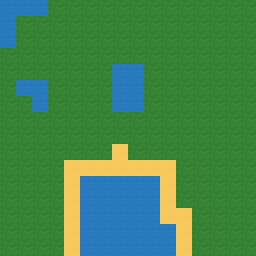

Tiled map render using the project's own tile images. Description and the whole map definition, tile-layer contents included, below:
An orthogonal 16x16 tile map with 16x16 px tiles, 3 tile layers (underterrain, terrain, overterrain) and 6 objects.

<map version="1.0" orientation="orthogonal" renderorder="right-down" width="16" height="16" tilewidth="16" tileheight="16" nextobjectid="74">
 <tileset firstgid="1" name="tileset" tilewidth="16" tileheight="16" tilecount="100" columns="10">
  <image source="tileset.png" width="160" height="160" />
 </tileset>
 <layer name="underterrain" width="16" height="16">
  <data encoding="csv">
0,0,0,0,0,0,0,0,0,0,0,0,0,0,0,0,
0,0,0,0,0,0,0,0,0,0,0,0,0,0,0,0,
0,0,0,0,0,0,0,0,0,0,0,0,0,0,0,0,
0,0,0,0,0,0,0,0,0,0,0,0,0,0,0,0,
0,0,0,0,0,0,0,0,0,0,0,0,0,0,0,0,
0,0,0,0,0,0,0,0,0,0,0,0,2,0,0,0,
0,0,0,0,0,0,0,0,0,0,0,0,0,0,0,0,
0,0,0,0,0,0,0,0,0,0,0,0,0,0,0,0,
0,0,0,0,0,0,0,0,0,0,0,0,0,0,0,0,
0,0,0,0,0,0,0,0,0,0,0,0,0,0,0,0,
0,0,0,0,0,0,0,0,0,0,0,0,0,0,0,0,
0,0,0,0,0,0,0,0,0,0,0,0,0,0,0,0,
0,0,0,0,0,0,0,0,0,0,0,0,0,0,0,0,
0,0,0,0,0,0,0,0,0,0,0,0,0,0,0,0,
0,0,0,0,0,0,0,0,0,0,0,0,0,0,0,0,
0,0,0,0,0,0,0,0,0,0,0,0,0,0,0,0
</data>
 </layer>
 <layer name="terrain" width="16" height="16">
  <data encoding="csv">
7,7,7,2,2,2,2,2,2,2,2,2,2,2,2,2,
7,2,2,2,2,2,2,2,2,2,2,2,2,2,2,2,
7,2,2,2,2,2,2,2,2,2,2,2,2,2,2,2,
2,2,2,2,2,2,2,2,2,2,2,2,2,2,2,2,
2,2,2,2,2,2,2,7,7,2,2,2,2,2,2,2,
2,7,7,2,2,2,2,7,7,2,2,2,2,2,2,2,
2,2,7,2,2,2,2,7,7,2,2,2,2,2,2,2,
2,2,2,2,2,2,2,2,2,2,2,2,2,2,2,2,
2,2,2,2,2,2,2,2,2,2,2,2,2,2,2,2,
2,2,2,2,2,2,2,6,2,2,2,2,2,2,2,2,
2,2,2,2,6,6,6,6,6,6,6,2,2,2,2,2,
2,2,2,2,6,7,7,7,7,7,6,2,2,2,2,2,
2,2,2,2,6,7,7,7,7,7,6,2,2,2,2,2,
2,2,2,2,6,7,7,7,7,7,6,6,2,2,2,2,
2,2,2,2,6,7,7,7,7,7,7,6,2,2,2,2,
2,2,2,2,6,7,7,7,7,7,7,6,2,2,2,2
</data>
 </layer>
 <layer name="overterrain" width="16" height="16">
  <data encoding="csv">
0,0,0,0,0,0,0,0,0,0,0,0,0,0,0,0,
0,0,0,0,0,0,0,0,0,0,0,0,0,0,0,0,
0,0,0,0,0,0,0,0,0,0,0,0,0,0,0,0,
0,0,0,0,0,0,0,0,0,0,0,0,0,0,0,0,
0,0,0,0,0,0,0,0,0,0,0,0,0,0,0,0,
0,0,0,0,0,0,0,0,0,0,0,0,0,0,0,0,
0,0,0,0,0,0,0,0,0,0,0,0,0,0,0,0,
0,0,0,0,0,0,0,0,0,0,0,0,0,0,0,0,
0,0,0,0,0,0,0,0,0,0,0,0,0,0,0,0,
0,0,0,0,0,0,0,0,0,0,0,0,0,0,0,0,
0,0,0,0,0,0,0,0,0,0,0,0,0,0,0,0,
0,0,0,0,0,0,0,0,0,0,0,0,0,0,0,0,
0,0,0,0,0,0,0,0,0,0,0,0,0,0,0,0,
0,0,0,0,0,0,0,0,0,0,0,0,0,0,0,0,
0,0,0,0,0,0,0,0,0,0,0,0,0,0,0,0,
0,0,0,0,0,0,0,0,0,0,0,0,0,0,0,0
</data>
 </layer>
 <objectgroup name="objects">
  <object id="68" gid="9" x="64" y="32" width="16" height="16" />
  <object id="69" gid="9" x="93.5741" y="28.3933" width="16" height="16" rotation="22.1502" />
  <object id="70" gid="9" x="124.687" y="24.1135" width="16" height="16" rotation="44.4254" />
  <object id="71" gid="9" x="158.797" y="17.4192" width="16" height="16" rotation="-279.432" />
  <object id="72" gid="9" x="195.675" y="13.5454" width="16" height="16" rotation="-247.473" />
  <object id="73" gid="9" x="241.649" y="18.0934" width="16" height="16" rotation="-166.472" />
 </objectgroup>
</map>
